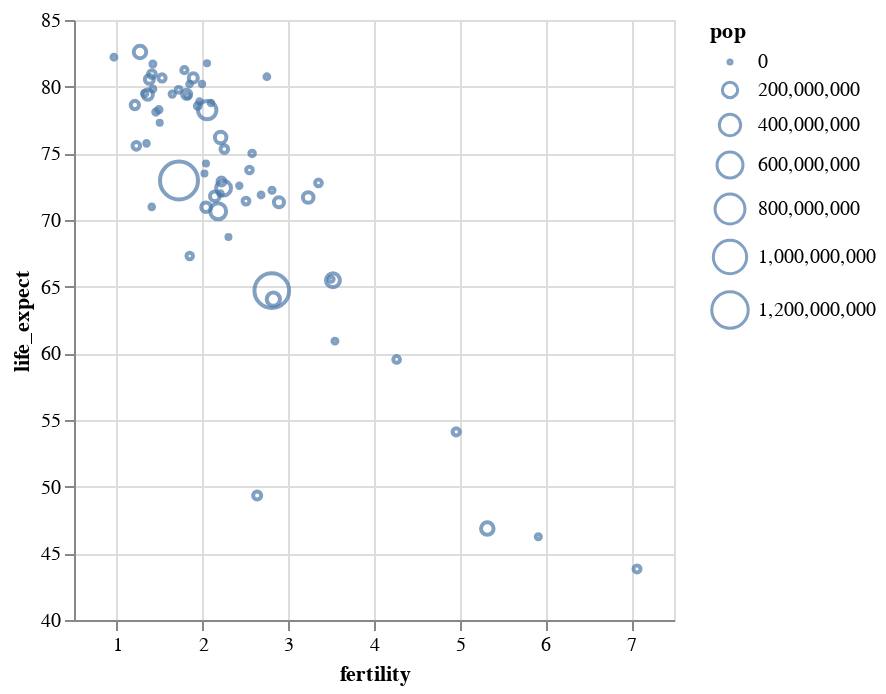

The notebook cell this image was saved under:
### Code cell
alt.Chart(gap2005).mark_point().encode(
alt.X('fertility', scale=alt.Scale(zero=False)),
alt.Y('life_expect', scale=alt.Scale(zero=False)),
alt.Size('pop')
)

### Figure 1 — Vega-Lite specification as saved in the notebook (floating-point values rounded to 4 significant figures)
{"config": {"view": {"continuousWidth": 300, "continuousHeight": 300}}, "data": {"name": "data-ba34af65c64e2b3a5a008687b8c69f55"}, "mark": {"type": "point"}, "encoding": {"size": {"field": "pop", "type": "quantitative"}, "x": {"field": "fertility", "scale": {"zero": false}, "type": "quantitative"}, "y": {"field": "life_expect", "scale": {"zero": false}, "type": "quantitative"}}, "$schema": "https://vega.github.io/schema/vega-lite/v5.8.0.json", "datasets": {"data-ba34af65c64e2b3a5a008687b8c69f55": [{"year": 2005, "country": "Afghanistan", "cluster": 0, "pop": 29928987, "life_expect": 43.83, "fertility": 7.069}, {"year": 2005, "country": "Argentina", "cluster": 3, "pop": 39537943, "life_expect": 75.32, "fertility": 2.254}, {"year": 2005, "country": "Aruba", "cluster": 3, "pop": 71566, "life_expect": 74.24, "fertility": 2.04}, {"year": 2005, "country": "Australia", "cluster": 4, "pop": 20090437, "life_expect": 81.23, "fertility": 1.788}, {"year": 2005, "country": "Austria", "cluster": 1, "pop": 8184691, "life_expect": 79.83, "fertility": 1.42}, {"year": 2005, "country": "Bahamas", "cluster": 3, "pop": 301790, "life_expect": 73.5, "fertility": 2.022}, {"year": 2005, "country": "Bangladesh", "cluster": 0, "pop": 144319628, "life_expect": 64.06, "fertility": 2.826}, {"year": 2005, "country": "Barbados", "cluster": 3, "pop": 278870, "life_expect": 77.3, "fertility": 1.5}, {"year": 2005, "country": "Belgium", "cluster": 1, "pop": 10364388, "life_expect": 79.44, "fertility": 1.646}, {"year": 2005, "country": "Bolivia", "cluster": 3, "pop": 8857870, "life_expect": 65.55, "fertility": 3.5}, {"year": 2005, "country": "Brazil", "cluster": 3, "pop": 186112794, "life_expect": 72.39, "fertility": 2.245}, {"year": 2005, "country": "Canada", "cluster": 3, "pop": 32805041, "life_expect": 80.65, "fertility": 1.527}, {"year": 2005, "country": "Chile", "cluster": 3, "pop": 15980912, "life_expect": 78.55, "fertility": 1.944}, {"year": 2005, "country": "China", "cluster": 4, "pop": 1303182268, "life_expect": 72.96, "fertility": 1.725}, {"year": 2005, "country": "Colombia", "cluster": 3, "pop": 42954279, "life_expect": 72.89, "fertility": 2.22}, {"year": 2005, "country": "Costa Rica", "cluster": 3, "pop": 4016173, "life_expect": 78.78, "fertility": 2.099}, {"year": 2005, "country": "Croatia", "cluster": 1, "pop": 4495904, "life_expect": 75.75, "fertility": 1.346}, {"year": 2005, "country": "Cuba", "cluster": 3, "pop": 11346670, "life_expect": 78.27, "fertility": 1.49}, {"year": 2005, "country": "Dominican Republic", "cluster": 3, "pop": 9049595, "life_expect": 72.23, "fertility": 2.81}, {"year": 2005, "country": "Ecuador", "cluster": 3, "pop": 13363593, "life_expect": 74.99, "fertility": 2.578}, {"year": 2005, "country": "Egypt", "cluster": 5, "pop": 77505756, "life_expect": 71.34, "fertility": 2.891}, {"year": 2005, "country": "El Salvador", "cluster": 3, "pop": 6704932, "life_expect": 71.88, "fertility": 2.683}, {"year": 2005, "country": "Finland", "cluster": 1, "pop": 5223442, "life_expect": 79.31, "fertility": 1.825}, {"year": 2005, "country": "France", "cluster": 1, "pop": 60656178, "life_expect": 80.66, "fertility": 1.892}, {"year": 2005, "country": "Georgia", "cluster": 1, "pop": 4677401, "life_expect": 70.99, "fertility": 1.407}, {"year": 2005, "country": "Germany", "cluster": 1, "pop": 82431390, "life_expect": 79.41, "fertility": 1.36}, {"year": 2005, "country": "Greece", "cluster": 1, "pop": 10668354, "life_expect": 79.48, "fertility": 1.325}, {"year": 2005, "country": "Grenada", "cluster": 3, "pop": 89502, "life_expect": 68.72, "fertility": 2.302}, {"year": 2005, "country": "Haiti", "cluster": 3, "pop": 8121622, "life_expect": 60.92, "fertility": 3.545}, {"year": 2005, "country": "Hong Kong", "cluster": 4, "pop": 6898686, "life_expect": 82.21, "fertility": 0.966}, {"year": 2005, "country": "Iceland", "cluster": 1, "pop": 296737, "life_expect": 81.76, "fertility": 2.052}, {"year": 2005, "country": "India", "cluster": 0, "pop": 1080264388, "life_expect": 64.7, "fertility": 2.807}, {"year": 2005, "country": "Indonesia", "cluster": 4, "pop": 218465000, "life_expect": 70.65, "fertility": 2.182}, {"year": 2005, "country": "Iran", "cluster": 5, "pop": 68017860, "life_expect": 70.96, "fertility": 2.04}, {"year": 2005, "country": "Iraq", "cluster": 5, "pop": 26074906, "life_expect": 59.55, "fertility": 4.264}, {"year": 2005, "country": "Ireland", "cluster": 1, "pop": 4015676, "life_expect": 78.89, "fertility": 1.964}, {"year": 2005, "country": "Israel", "cluster": 5, "pop": 6276883, "life_expect": 80.75, "fertility": 2.75}, {"year": 2005, "country": "Italy", "cluster": 1, "pop": 58103033, "life_expect": 80.55, "fertility": 1.379}, {"year": 2005, "country": "Jamaica", "cluster": 3, "pop": 2735520, "life_expect": 72.57, "fertility": 2.429}, {"year": 2005, "country": "Japan", "cluster": 4, "pop": 127417244, "life_expect": 82.6, "fertility": 1.27}, {"year": 2005, "country": "Kenya", "cluster": 2, "pop": 33829590, "life_expect": 54.11, "fertility": 4.959}, {"year": 2005, "country": "South Korea", "cluster": 4, "pop": 22912177, "life_expect": 67.3, "fertility": 1.85}, {"year": 2005, "country": "North Korea", "cluster": 4, "pop": 48640671, "life_expect": 78.62, "fertility": 1.21}, {"year": 2005, "country": "Lebanon", "cluster": 5, "pop": 3826018, "life_expect": 71.99, "fertility": 2.209}, {"year": 2005, "country": "Mexico", "cluster": 3, "pop": 106202903, "life_expect": 76.19, "fertility": 2.211}, {"year": 2005, "country": "Netherlands", "cluster": 1, "pop": 16407491, "life_expect": 79.76, "fertility": 1.721}, {"year": 2005, "country": "New Zealand", "cluster": 4, "pop": 4035461, "life_expect": 80.2, "fertility": 1.994}, {"year": 2005, "country": "Nigeria", "cluster": 2, "pop": 128765768, "life_expect": 46.86, "fertility": 5.322}, {"year": 2005, "country": "Norway", "cluster": 1, "pop": 4593041, "life_expect": 80.2, "fertility": 1.848}, {"year": 2005, "country": "Pakistan", "cluster": 0, "pop": 162419946, "life_expect": 65.48, "fertility": 3.521}, {"year": 2005, "country": "Peru", "cluster": 3, "pop": 27925628, "life_expect": 71.42, "fertility": 2.506}, {"year": 2005, "country": "Philippines", "cluster": 4, "pop": 87857473, "life_expect": 71.69, "fertility": 3.233}, {"year": 2005, "country": "Poland", "cluster": 1, "pop": 38557984, "life_expect": 75.56, "fertility": 1.227}, {"year": 2005, "country": "Portugal", "cluster": 1, "pop": 10566212, "life_expect": 78.1, "fertility": 1.455}, {"year": 2005, "country": "Rwanda", "cluster": 2, "pop": 8440820, "life_expect": 46.24, "fertility": 5.917}, {"year": 2005, "country": "Saudi Arabia", "cluster": 5, "pop": 26417599, "life_expect": 72.78, "fertility": 3.352}, {"year": 2005, "country": "South Africa", "cluster": 2, "pop": 44344136, "life_expect": 49.34, "fertility": 2.637}, {"year": 2005, "country": "Spain", "cluster": 1, "pop": 40341462, "life_expect": 80.94, "fertility": 1.409}, {"year": 2005, "country": "Switzerland", "cluster": 1, "pop": 7489370, "life_expect": 81.7, "fertility": 1.42}, {"year": 2005, "country": "Turkey", "cluster": 1, "pop": 69660559, "life_expect": 71.78, "fertility": 2.143}, {"year": 2005, "country": "United Kingdom", "cluster": 1, "pop": 60441457, "life_expect": 79.42, "fertility": 1.815}, {"year": 2005, "country": "United States", "cluster": 3, "pop": 295734134, "life_expect": 78.24, "fertility": 2.054}, {"year": 2005, "country": "Venezuela", "cluster": 3, "pop": 25375281, "life_expect": 73.75, "fertility": 2.547}]}}
